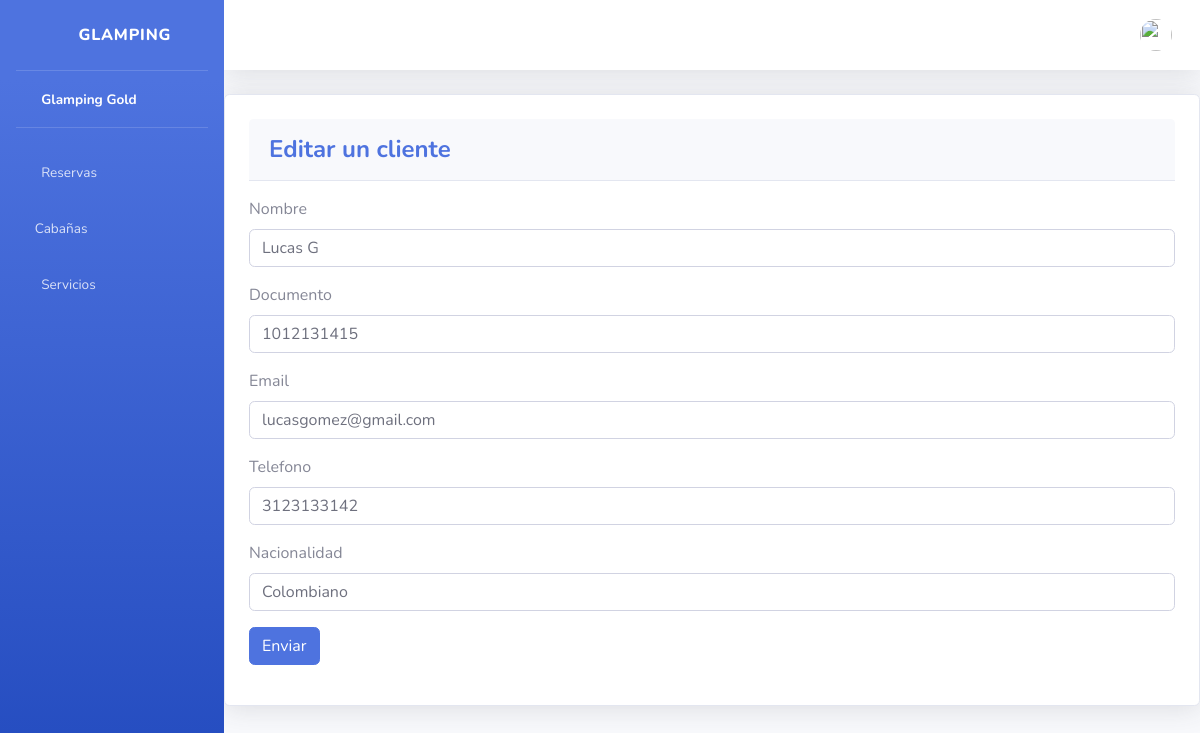
/clientes/edit/30/, run on the app's committed database.
### cliente/models.py (models this page shows, shortened)
class Cliente(models.Model):
    nombre = models.CharField(max_length=255)
    documento = models.IntegerField(unique=True)
    email = models.CharField(max_length=50, unique=True)
    telefone = models.IntegerField(unique=True)
    nacionalidad = models.CharField(max_length=255)
    status = models.BooleanField(default=True)

### cliente/views.py (the view, shortened to what this page needs)
# urls.py: path('edit/<int:cliente_id>/', views.edit_cliente, name='edit_cliente'),
def edit_cliente(request, cliente_id):
    cliente = Cliente.objects.get(pk=cliente_id)
    form = ClienteForm(request.POST or None, instance=cliente)
    return render(request, 'cliente/editar.html', {'form': form})

### cliente/forms.py
class ClienteForm(forms.ModelForm):
    class Meta:
        model = Cliente
        fields = "__all__"
        exclude = ['status']
        labels = {
           'nombre': 'Nombre',
           'documento': 'Documento',
           'email': 'Email',
           'telefone': 'Telefono',
           'nacionalidad': 'Nacionalidad',
        }
        widgets = {
            'nombre': forms.TextInput(attrs={'placeholder': 'Ingrese el nombre'}),
            'documento': forms.TextInput(attrs={'placeholder': 'Ingrese el documento'}),
            'email': forms.EmailInput(attrs={'placeholder': 'Ingrese el correo'}),
            'telefone': forms.TextInput(attrs={'placeholder': 'Ingrese el telefono'}),
            'nacionalidad': forms.TextInput(attrs={'placeholder': 'Ingrese la nacionalidad'}),
        }

### templates/cliente/editar.html
{% extends 'base.html' %}
{% block content %}
<div class="card shadow mb-4 p-4 ">
    <div class="card-header py-3 mb-3">
        <h4 class="m-0 font-weight-bold text-primary">Editar un cliente</h4>
    </div>
    {% include 'cliente/form.html' %}
</div>
{% endblock %}

### templates/cliente/form.html (shortened to what this page needs)
<form action="" method="POST">
    {% for field in form %}
    <div class="mb-3">
      <label for="" class="form-label">{{field.label}}</label>
      <input type="{{field.field.widget.input_type}}"
        class="form-control" name="{{field.name}}" id="" aria-describedby="helpId" placeholder="{{field.field.widget.attrs.placeholder}}"
        value="{{field.value | default:'' }}"
        >
    </div>
    {% endfor %}
    <button type="submit" class="btn btn-primary">Enviar</button>
</form>

### data on the page
Cliente: nombre "Lucas G" "lucasgomez@gmail.com" "Colombiano"

### other printed values
{{ field.label }} "Nombre" "Documento" "Email" "Telefono" "Nacionalidad"
